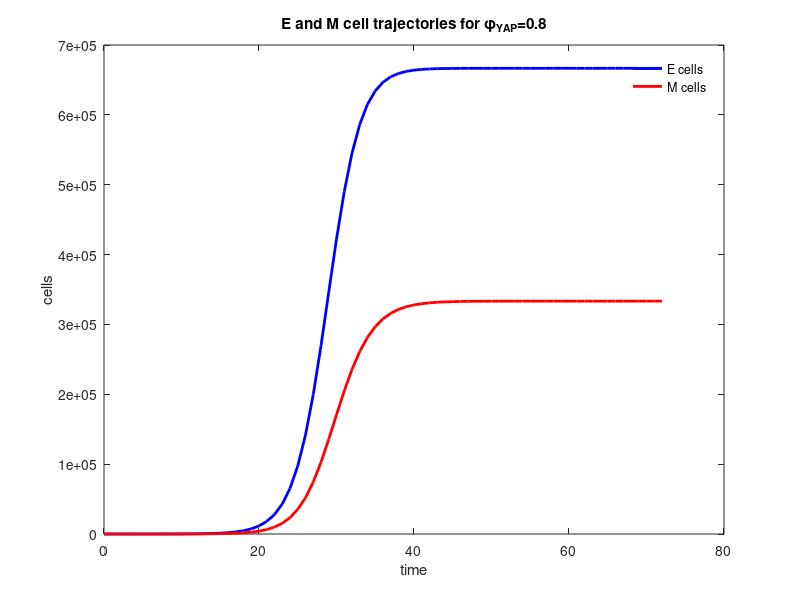
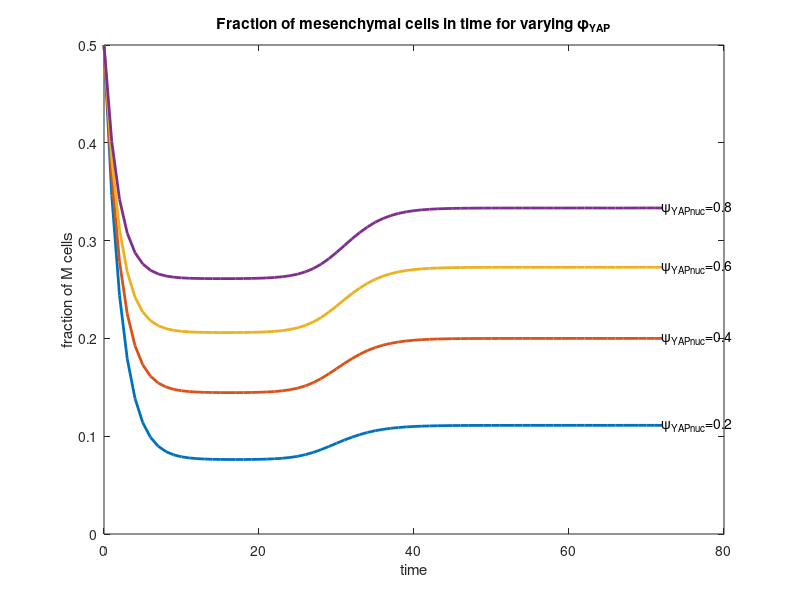

These charts were generated, in order, by the following MATLAB code: (Note: this script raises an error after producing the figures.)
% Example EMT Model for ODE/ Parameter Estimation Tutorial
close all; clear all; clc
% E and M subpopulation transition model
YAPnuc= [0.2 0.4 0.6 0.8];
%YAPnuc = 0.6;
ge = 0.5; % growth rate of epithelial cells
kem = 0.2; % baseline transition rate E to M
kme = 0.32; % transition rate from M to E
gm = 0.32; % growth rate of mesenchymal cells
carcap = 1e6;

Ce_init(1) = 1; % start with 1 epithelial cell
Ce_init(2) = 1; % start with 1 mesenchymal cell

params = vertcat(ge, kem, kme, gm, carcap, YAPnuc(4));
param_nms = {'g_{E}', 'k_{em}', 'k_{me}', 'g_{M}', '\theta', '\phi_{YAP}'} ;
tsamp = 0:1:72;

% first run it just once for YAPnuc = 0.8
f = @(t,Cc) [ge*(1-((Cc(1)+ Cc(2))./carcap))*Cc(1)- kem*YAPnuc(4).*Cc(1) + kme*Cc(2);  % dE/dt
             gm*(1-((Cc(1)+ Cc(2))./carcap))*Cc(2)+ kem*YAPnuc(4).*Cc(1) - kme*Cc(2)]; % dM/dt
options1 = odeset('Refine',1);  
options = odeset(options1,'NonNegative',1:2);
[t,Cc]=ode45(f, tsamp,Ce_init, options);
namesc={'E', 'M'};
E= Cc(:,1);
M = Cc(:,2);

figure;
plot(tsamp, Cc(:,1), 'b', 'LineWidth', 2)
hold on
plot(tsamp, Cc(:,2), 'r', 'LineWidth',2)
xlabel ('time')
ylabel('cells')
legend ('E cells', 'M cells')
legend boxoff
title('E and M cell trajectories for \phi_{YAP}=0.8')

%% Now step through different YAP nuc fractions and observe the effect on 
% the fraction of M cells in time

figure;
for i = 1:length(YAPnuc)
f = @(t,Cc) [ge*(1-((Cc(1)+ Cc(2))./carcap))*Cc(1)- kem*YAPnuc(i).*Cc(1) + kme*Cc(2);  % dE/dt
             gm*(1-((Cc(1)+ Cc(2))./carcap))*Cc(2)+ kem*YAPnuc(i).*Cc(1) - kme*Cc(2)]; % dM/dt
options1 = odeset('Refine',1);  
options = odeset(options1,'NonNegative',1:2);
[t,Cc]=ode45(f, tsamp,Ce_init, options);
namesc={'E', 'M'};
E= Cc(:,1);
M = Cc(:,2);




plot(tsamp, (Cc(:,2)./(Cc(:,1)+Cc(:,2))), 'LineWidth', 2)
text(tsamp(end), (Cc(end,2)/(Cc(end,1)+Cc(end,2))), ['\psi_{YAPnuc}=', num2str(YAPnuc(i))]);
hold on
xlabel('time')
ylabel('fraction of M cells')
title('Fraction of mesenchymal cells in time for varying \phi_{YAP}')
end

%% What is the effect of YAP nuclear localization on the fraction of M cells?
% Function to run the forward model
[cells]=forward_model_EMT(Ce_init, params, tsamp);
Eend= cells(end,1);
Mend = cells(end,2);
fracM = Mend./(Eend+Mend);

fracYAPvec = linspace(0, 1, 25); % make a vector of YAP fracs from 0 to 1;
p = params;
for i = 1:length(fracYAPvec)
    p(6) = fracYAPvec(i); % change YAP fraction each iteration
    [C]=forward_model_EMT(Ce_init, p, tsamp);
    fracMvec(i) = C(end,2)./(C(end,1)+C(end,2));
end

figure;
hold off
plot(fracYAPvec, fracMvec,'r', 'LineWidth',2)
xlabel('\phi_{YAP}')
ylabel('fraction of mesenchymal cells')
title('Fraction of mesenchymal cells as a function of YAP nuclear fraction')
%% Example map of parameter space to test effect of epithelial cell growth 
% rate and YAP nuclear fraction on the percent of cells in the M phenotype

% already have fracYAPvec from above, but lets update it to be higher
% resolution
fracYAPvec = linspace(0, 1, 50);
gevec = linspace(0.01*ge, ge, 50); % range from growth rate of E of 0 to growth rate of 5 x larger
p = params;

for i =1:length(gevec)
    p(6) = fracYAPvec(i);
    for j = 1:length(fracYAPvec)
        p(1) = gevec(j);
        [C]=forward_model_EMT(Ce_init, p, tsamp); % p is new each time
        fracmat(i,j) = C(end,2)./(C(end,1)+C(end,2));
    end
end
%%
xticklabels = linspace(0.01*ge, ge, 9);
xticks = linspace(1, length(gevec), numel(xticklabels));
yticklabels = linspace(0, 1, 9);
yticks = linspace(1, length(fracYAPvec), numel(yticklabels));


figure;
imagesc((fracmat))
colorbar
hold on
xlabel ('epithelial cell growth rate')
ylabel('\phi_{YAP}')
title('Effect of YAP nuclear fraction and E growth rate on fraction of M cells')
set(gca, 'XTick', xticks, 'XTickLabel', round(xticklabels,2))
set(gca, 'YTick', yticks, 'YTickLabel', round(yticklabels,2))
%% Sensitivity analysis
% Perform a sensitivity analysis on the 6 parameters

for j = 1:length(params)
    p = params;
  % first find for current p
[ Ci] = forward_model_EMT( Ce_init, p, tsamp );
% next find for incerased param
fraci = Ci(end,2)./(Ci(end,1)+Ci(end,2));
    p(j)=params(j)*1.01;
    deltap=0.01*params(j);
[ Cf] = forward_model_EMT( Ce_init, p, tsamp);
    fracf = Cf(end,2)./(Cf(end,1)+Cf(end,2));
sens_p(j) = norm(fracf-fraci)/deltap;
end
figure;
barh(1:1:length(p), (-log(sens_p)))
set(gca,'yticklabel',param_nms)
ylabel('Parameter')
xlabel('Sensitivity Score')
title('Sensitivity analysis on fraction of mesenchymal cells')

%% Maximum Likelihood Parameter Estimation
% Using simulated data from Jianchen
sigma = 1; % based on Jianchen's simulated data with standard deviation of 1
load Mm.mat; % this gets loaded in as y1
load Em.mat; % this gets loaded in as y2
ydata = horzcat(y1(2:end), y2(2:end));
t = tsamp(2:end); % don't fit on first time point, will assume we know the initial conditions

% Transform parameters and data into log space (and back)
pfxform = @(pval)[1 1 1 1 1 0].*log(pval)+[0 0 0 0 0 1].*log(pval./(1-pval)); %'forward' parameter transform into Reals
pbxform = @(phat)[1 1 1 1 1 0].*exp(phat)+[0 0 0 0 0 1].*(exp(phat)./(1+exp(phat)));  %'backward' parameter transform into model space
yfxform = @(y)log(y); % 'forward' transform for data and model output
ybxform = @(yhat)exp(yhat); % 'inverse' transform for data and model output

guess = [0.45 0.15 0.35 0.4 1.2e6 0.7]; % guess of parameters
modelfun = @(p)forward_model_EMT(Ce_init, p, t);

loglikelihood = @(phat)(sum(sum(log(normpdf(yfxform(ydata),yfxform(modelfun(pbxform(phat))), sigma)))));

% minimize objective function (-negative LL)
objfun = @(phat)-loglikelihood(phat);
phatbest = fminsearch(objfun, pfxform(guess)); % find best fitting parameters
params_fit = pbxform(phatbest);
%% Evaluate model fit

model_fit = modelfun(params_fit);

figure;
plot(t, model_fit(:,1), 'b-', 'LineWidth', 2)
hold on 
plot(tsamp, y1, 'bo')
plot(t, model_fit(:,2), 'r-', 'LineWidth',2)
plot(tsamp, y2, 'ro')
xlabel('time')
ylabel('cells')
legend('E cells model', 'E cells data', 'M cells model', 'M cells data', 'Location','NorthWest')
title('Model fit vs. simulated data using MLE')
xlim([0 72])

pct_error_params = (abs((params)-params_fit')./params)*100;

chi_squared = sum(sum(((ydata-model_fit).^2)./model_fit))

%% Write MCMC Search Algorithm (Simulated Annealing)
% For eacample where we only search for kme, kem, and phi YAP (params 2,3,
% and 6)
% Set the known values of guess
guess(1) = params(1);
guess(4) = params(4);
guess(5) = params(5);
J_init = objfun(pfxform(guess));
J_curr = J_init; % set current negLL value to inital value to initialize
count_accepted = 0; % start with no changes accepted

% Initialize a vector to store b and d params in
nruns = 3000;
store_params = zeros(nruns, 4); % store J + 3 params kem, kme, phiYAP
store_acc_params = zeros(nruns, 4 ); % store the converged parameters and J, + 3 params kem, kme, phiYAP

% Outside the loop: initialize temperature and iterations
T0= 2;
k = 1:1:nruns;
T= T0*exp(-5*k./(nruns)); % sets up gradual cooling, vary this function to accept or reject more stringently
% set the current value of parameters
guess1 = guess;

% check that temperature annealing is working
figure;
hold off
set(gca,'LineWidth',1.5,'FontSize',12);
plot(k, T, 'LineWidth', 3)
xlabel('Markov step')
ylabel('Temperature')
title('Temperature Annealing')

step = 0.005; % step size for searching for rate and growth parameters

% Set the first values of the transition rates and YAP nuclear localization
% as the initial guess you gave it before
kem1=guess1(2);
kme1=guess1(3);
YAPnuc1=guess1(6);
%%
for k = 1:nruns
    kem2 = kem1 + step*(2*rand-1);
    kme2 = kme1 + step*(2*rand-1);
    YAPnuc2 = YAPnuc1+ step*(2*rand-1);

    % Constrain search region
    if kem2<0 
        kem2=0;
    end
    if kem2>1
        kem2 = 1;
    end
    if kme2<0
        kme2=0;
    end
    if kme2>1
        kme2 = 1;
    end
    if YAPnuc2<0 
        YAPnuc2=0;
    end
    if YAPnuc2>1
        YAPnuc2 = 1;
    end

    % find the neg LL of the new params
    guess2 = guess;
    guess2(2)=kem2;
    guess2(3)=kme2;
    guess2(6)=YAPnuc2;
    J_new = objfun(pfxform(guess2));
    % store the  negLL and searched parameters
    store_params(k,1) = J_new;
    store_params(k,2) =kem2;
    store_params(k,3) = kme2;
    store_params(k,4) = YAPnuc2;

    prob(k) = exp((J_curr-J_new)./T(k));
    % if Jcurr > Jnew, Jnew is better--the numerator in the exponent is positive &
    % prob>1--> change will always be accepted
    % if Jcurr < Jnew, numerator is negative, & prob <1 --> chance change
    % will be accepted
    
    if rand < prob(k) % if true, accept the change!
        kem1 = kem2;
        kme1 = kme2;
        YAPnuc1=YAPnuc2;
        guess1=guess2;
        J_curr = J_new;
        count_accepted = count_accepted +1;
        % decrease search step size
        step = 0.999*step;
    else
        % increase search step size
        step = 1.001*step;
    end
    store_acc_params(k,1) = J_curr;
    store_acc_params(k,2)= kem1;
    store_acc_params(k,3)= kme1;
    store_acc_params(k,4)= YAPnuc1;

       
end
%% Check parameter search
p= [params(2) params(3) params(6)]
params_best_MC = store_acc_params(end,2:end)

figure;
plot(1:1:nruns, store_acc_params(:,1))
xlabel('iterations')
ylabel('negLL')
title('negLL')

 figure;
 plot(1:1:nruns, store_acc_params(:,2), 'g.')
 hold on
 plot(1:1:nruns, store_acc_params(:,3), 'b.')
 plot(1:1:nruns, store_acc_params(:,4),'r.')
%   plot(1:1:nruns, store_acc_params(:,5),'m.')
 legend( 'kem', 'kme', '\phi_{YAP}')
 xlabel('iterations')
 ylabel('parameter')
 title('Accepted birth and death parameters')
 
 figure;
 plot(1:1:nruns, store_params(:,2), 'g.')
 hold on
 plot(1:1:nruns, store_params(:,3), 'b.')
 plot(1:1:nruns, store_params(:,4), 'r.')
 legend( 'kem', 'kme', '\phi_{YAP}')
 xlabel('iterations')
 ylabel('parameter')
 title('Explored birth and death parameters')
 
figure;
subplot(1,3,1)
hist(store_acc_params(:,2))
ylabel('frequency')
xlabel('kem')
subplot(1,3,2)
hist(store_acc_params(:,3))
ylabel('frequency')
xlabel('kme')
subplot(1,3,3)
hist(store_acc_params(:,4))
ylabel('frequency')
xlabel('YAPnuc')


% Plots of two parameters colored by likelihood
likelihoodval = exp(-store_acc_params(:,1));
likelihoodvalall = exp(-store_params(:,1));
pointsize = 30;
figure;
scatter(store_acc_params(:,2), store_acc_params(:,3), pointsize, likelihoodval,'filled');
colorbar
xlabel('kem')
ylabel('kme')
title(' kem versus kme colored by likelihood for accepted parameters')

